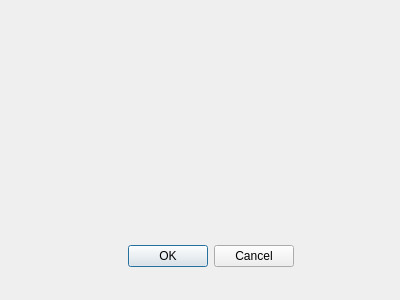
<?xml version="1.0" encoding="UTF-8"?>
<ui version="4.0">
 <class>global_options</class>
 <widget class="QDialog" name="global_options">
  <property name="geometry">
   <rect>
    <x>0</x>
    <y>0</y>
    <width>400</width>
    <height>300</height>
   </rect>
  </property>
  <property name="windowTitle">
   <string>Настройки</string>
  </property>
  <widget class="QDialogButtonBox" name="buttonBox">
   <property name="geometry">
    <rect>
     <x>40</x>
     <y>240</y>
     <width>341</width>
     <height>32</height>
    </rect>
   </property>
   <property name="orientation">
    <enum>Qt::Horizontal</enum>
   </property>
   <property name="standardButtons">
    <set>QDialogButtonBox::Cancel|QDialogButtonBox::Ok</set>
   </property>
   <property name="centerButtons">
    <bool>true</bool>
   </property>
  </widget>
 </widget>
 <resources/>
 <connections>
  <connection>
   <sender>buttonBox</sender>
   <signal>accepted()</signal>
   <receiver>global_options</receiver>
   <slot>accept()</slot>
   <hints>
    <hint type="sourcelabel">
     <x>248</x>
     <y>254</y>
    </hint>
    <hint type="destinationlabel">
     <x>157</x>
     <y>274</y>
    </hint>
   </hints>
  </connection>
  <connection>
   <sender>buttonBox</sender>
   <signal>rejected()</signal>
   <receiver>global_options</receiver>
   <slot>reject()</slot>
   <hints>
    <hint type="sourcelabel">
     <x>316</x>
     <y>260</y>
    </hint>
    <hint type="destinationlabel">
     <x>286</x>
     <y>274</y>
    </hint>
   </hints>
  </connection>
 </connections>
</ui>
